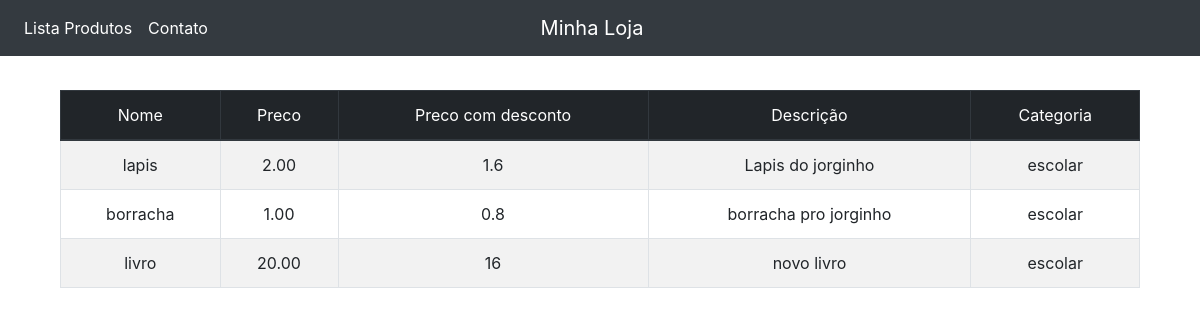
The app's page /produto-lista.php with its own data.
### tables this page shows
CREATE TABLE `produtos` (
  `id` int(11) NOT NULL,
  `nome` varchar(255) DEFAULT NULL,
  `preco` decimal(10,2) DEFAULT NULL,
  `descricao` text,
  `categoria_id` int(11) DEFAULT NULL,
  `usado` tinyint(1) DEFAULT NULL
);

CREATE TABLE `categorias` (
  `id` int(11) NOT NULL,
  `nome` varchar(255) DEFAULT NULL
);

### class/ProdutoDao.php (called while the page is built, shortened)
<?php
class ProdutoDao {
	private $conexao;
	public function __construct($conexao) {
		$this->conexao = $conexao;
	}
	function listaProdutos(){
		$produtos = array();
		$resultadoPesquisa = mysqli_query($this->conexao, "select p.id as id, p.nome as nome, p.preco as preco, p.descricao as descricao, c.nome as nome_categoria
													from produtos p
													inner join categorias c on c.id = p.categoria_id");
		while($produto_array = mysqli_fetch_assoc($resultadoPesquisa)){
			$produto = new Produto($produto_array['nome'], $produto_array['preco'], $produto_array['descricao']);
			$produto->setId($produto_array['id']);
			$produto->categoria->setNome($produto_array['nome_categoria']);
			array_push($produtos, $produto);
		}
		return $produtos;
	}
}

### class/Produto.php (called while the page is built, shortened)
<?php
require_once("Categoria.php");
class Produto {
	private $nome;
	private $preco;
	private $descricao;
	public function __construct($nome, $preco, $descricao){
		$this->nome = $nome;
		$this->preco = $preco;
		$this->descricao = $descricao;
		$this->categoria = new Categoria();
	}
	public function getNome(){
		return $this->nome;
	}
	public function getPreco(){
		return $this->preco;
	}
	public function getDescricao(){
		return $this->descricao;
	}
	public function precoComDesconto($valor = 0.1){
		if($valor > 0 && $valor <= 0.5){
			return $this->preco - ($this->preco * $valor);
		} else {
			return $this->preco;
		}
	}
}

### class/Categoria.php (called while the page is built, shortened)
<?php
class Categoria	{
	private $nome;
	public function getNome(){
		return $this->nome;
	}
	public function setNome($valor){
		$this->nome = $valor;
	}
}

### produto-lista.php (the view, shortened to what this page needs)
<?php
	require_once("cabecalho.php");
	$produtoDao = new ProdutoDao($conexao);
	$produtos = $produtoDao->listaProdutos();
?>
<table class="table table-bordered table-striped text-center">
	<thead class="thead-dark">
		<tr>
			<th>Nome</th>
			<th>Preco</th>
			<th>Preco com desconto</th>
			<th>Descrição</th>
			<th>Categoria</th>
		</tr>
	</thead>
	<?php foreach ($produtos as $produto) :	?>
	<tr>
		<td><?=$produto->getNome();?></td>
		<td><?=$produto->getPreco();?></td>
		<td><?=$produto->precoComDesconto(0.2)?></td>
		<td>
			<?php
			if(strlen($produto->getDescricao()) > 40)
				echo substr($produto->getDescricao(), 0, 40) . "...";
			else
				echo $produto->getDescricao();
			?>
		</td>
		<td><?=$produto->categoria->getNome();?></td>
	</tr>
	<?php endforeach; ?>
</table>
<?php require_once("rodape.php"); ?>

### cabecalho.php (shortened to what this page needs)
<html>
<head>
    <link href="css/reset.css" rel="stylesheet">
    <link href="css/bootstrap.css" rel="stylesheet">
    <link href="css/loja.css" rel="stylesheet" />
</head>
<body>
	<nav class="navbar navbar-expand-lg navbar-dark bg-dark fixed-top">
        <div class="navbar-collapse collapse w-100 order-1 order-md-0 dual-collapse2">
            <div class="collapse navbar-collapse" id="navbarSupportedContent">
                <ul class="navbar-nav mr-auto">
                    <li>
                    	<a class="nav-link active" href="produto-lista.php">Lista Produtos</a>
                    </li>
                    <li>
                    	<a class="nav-link active" href="contato.php">Contato</a>
                    </li>
                </ul>
            </div>
        </div>
        <div class="mx-auto order-0">
            <ul class="navbar-nav mx-auto">
                <div class="navbar-header">
                    <a href="index.php" class="navbar-brand">Minha Loja</a>
                </div>
            </ul>
        </div>
    </nav>
    <div class="container">
        <div class="principal">

### rodape.php (shortened to what this page needs)
        </div>
    </div>
</body>
</html>

### css/loja.css (style rules this page uses)
body { padding-top: 50px; }
.principal { padding: 40px 15px; text-align: center; }

### records on screen
produtos: nome "lapis", preco "2.00", preco "1.6", descricao "Lapis do jorginho", categoria.nome "escolar"
produtos: nome "borracha", preco "1.00", preco "0.8", descricao "borracha pro jorginho", categoria.nome "escolar"
produtos: nome "livro", preco "20.00", preco "16", descricao "novo livro", categoria.nome "escolar"
